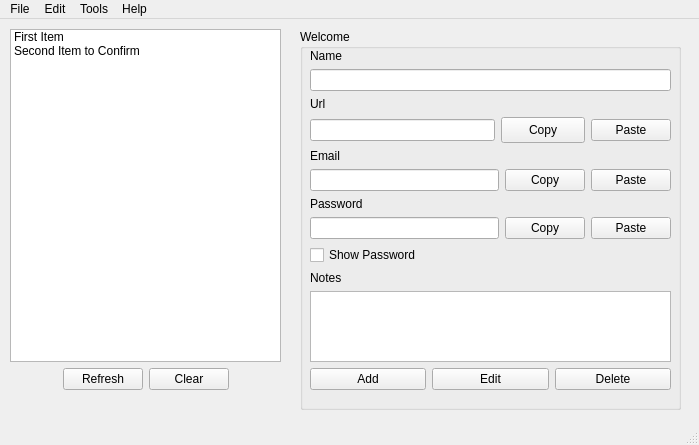
<?xml version="1.0" encoding="UTF-8"?>
<ui version="4.0">
 <class>PasswordManager</class>
 <widget class="QMainWindow" name="PasswordManager">
  <property name="geometry">
   <rect>
    <x>0</x>
    <y>0</y>
    <width>699</width>
    <height>445</height>
   </rect>
  </property>
  <property name="sizePolicy">
   <sizepolicy hsizetype="Fixed" vsizetype="Fixed">
    <horstretch>0</horstretch>
    <verstretch>0</verstretch>
   </sizepolicy>
  </property>
  <property name="minimumSize">
   <size>
    <width>699</width>
    <height>445</height>
   </size>
  </property>
  <property name="maximumSize">
   <size>
    <width>699</width>
    <height>445</height>
   </size>
  </property>
  <property name="baseSize">
   <size>
    <width>699</width>
    <height>445</height>
   </size>
  </property>
  <property name="windowTitle">
   <string>MainWindow</string>
  </property>
  <widget class="QWidget" name="centralwidget">
   <widget class="QGroupBox" name="groupBox">
    <property name="geometry">
     <rect>
      <x>300</x>
      <y>10</y>
      <width>381</width>
      <height>381</height>
     </rect>
    </property>
    <property name="title">
     <string>Welcome</string>
    </property>
    <widget class="QWidget" name="layoutWidget">
     <property name="geometry">
      <rect>
       <x>10</x>
       <y>20</y>
       <width>361</width>
       <height>341</height>
      </rect>
     </property>
     <layout class="QVBoxLayout" name="mainLayout">
      <item>
       <widget class="QLabel" name="urlLabel">
        <property name="text">
         <string>Name</string>
        </property>
       </widget>
      </item>
      <item>
       <layout class="QHBoxLayout" name="aNameLayout">
        <item>
         <widget class="QLineEdit" name="nameEntry"/>
        </item>
       </layout>
      </item>
      <item>
       <widget class="QLabel" name="websiteLabel">
        <property name="text">
         <string>Url</string>
        </property>
       </widget>
      </item>
      <item>
       <layout class="QHBoxLayout" name="bUrlLayout">
        <item>
         <widget class="QLineEdit" name="urlEntry"/>
        </item>
        <item>
         <widget class="QPushButton" name="urlCopyButton">
          <property name="minimumSize">
           <size>
            <width>84</width>
            <height>26</height>
           </size>
          </property>
          <property name="text">
           <string>Copy</string>
          </property>
         </widget>
        </item>
        <item>
         <widget class="QPushButton" name="urlPasteButton">
          <property name="text">
           <string>Paste</string>
          </property>
         </widget>
        </item>
       </layout>
      </item>
      <item>
       <widget class="QLabel" name="emailLabel">
        <property name="text">
         <string>Email</string>
        </property>
       </widget>
      </item>
      <item>
       <layout class="QHBoxLayout" name="cEmailLayout">
        <item>
         <widget class="QLineEdit" name="emailEntry"/>
        </item>
        <item>
         <widget class="QPushButton" name="emailCopyButton">
          <property name="text">
           <string>Copy</string>
          </property>
         </widget>
        </item>
        <item>
         <widget class="QPushButton" name="emailPasteButton">
          <property name="text">
           <string>Paste</string>
          </property>
         </widget>
        </item>
       </layout>
      </item>
      <item>
       <widget class="QLabel" name="passwordLabel">
        <property name="text">
         <string>Password</string>
        </property>
       </widget>
      </item>
      <item>
       <layout class="QHBoxLayout" name="dPasswordLayout">
        <item>
         <widget class="QLineEdit" name="passwordEntry"/>
        </item>
        <item>
         <widget class="QPushButton" name="passwordCopyButton">
          <property name="text">
           <string>Copy</string>
          </property>
         </widget>
        </item>
        <item>
         <widget class="QPushButton" name="passwordPasteButton">
          <property name="text">
           <string>Paste</string>
          </property>
         </widget>
        </item>
       </layout>
      </item>
      <item>
       <widget class="QCheckBox" name="passwordShowBox">
        <property name="text">
         <string>Show Password</string>
        </property>
       </widget>
      </item>
      <item>
       <widget class="QLabel" name="notesLabel">
        <property name="text">
         <string>Notes</string>
        </property>
       </widget>
      </item>
      <item>
       <widget class="QTextEdit" name="notesEntry"/>
      </item>
      <item>
       <layout class="QHBoxLayout" name="buttonLayout">
        <item>
         <widget class="QPushButton" name="addButton">
          <property name="text">
           <string>Add</string>
          </property>
         </widget>
        </item>
        <item>
         <widget class="QPushButton" name="editButton">
          <property name="text">
           <string>Edit</string>
          </property>
         </widget>
        </item>
        <item>
         <widget class="QPushButton" name="deleteButton">
          <property name="text">
           <string>Delete</string>
          </property>
         </widget>
        </item>
       </layout>
      </item>
     </layout>
    </widget>
   </widget>
   <widget class="QWidget" name="verticalLayoutWidget">
    <property name="geometry">
     <rect>
      <x>10</x>
      <y>10</y>
      <width>271</width>
      <height>361</height>
     </rect>
    </property>
    <layout class="QVBoxLayout" name="listLayout">
     <item>
      <widget class="QListWidget" name="mainList">
       <item>
        <property name="text">
         <string>First Item</string>
        </property>
       </item>
       <item>
        <property name="text">
         <string>Second Item to Confirm</string>
        </property>
       </item>
      </widget>
     </item>
     <item>
      <layout class="QHBoxLayout" name="buttonLayoutRefresh">
       <item>
        <spacer name="space01">
         <property name="orientation">
          <enum>Qt::Horizontal</enum>
         </property>
         <property name="sizeHint" stdset="0">
          <size>
           <width>40</width>
           <height>20</height>
          </size>
         </property>
        </spacer>
       </item>
       <item>
        <widget class="QPushButton" name="refreshButton">
         <property name="text">
          <string>Refresh</string>
         </property>
        </widget>
       </item>
       <item>
        <widget class="QPushButton" name="clearButton">
         <property name="text">
          <string>Clear</string>
         </property>
        </widget>
       </item>
       <item>
        <spacer name="space02">
         <property name="orientation">
          <enum>Qt::Horizontal</enum>
         </property>
         <property name="sizeHint" stdset="0">
          <size>
           <width>40</width>
           <height>20</height>
          </size>
         </property>
        </spacer>
       </item>
      </layout>
     </item>
    </layout>
   </widget>
  </widget>
  <widget class="QMenuBar" name="menubar">
   <property name="geometry">
    <rect>
     <x>0</x>
     <y>0</y>
     <width>699</width>
     <height>32</height>
    </rect>
   </property>
   <widget class="QMenu" name="menuFile">
    <property name="title">
     <string>File</string>
    </property>
    <addaction name="separator"/>
    <addaction name="actionExit"/>
   </widget>
   <widget class="QMenu" name="menuEdit">
    <property name="title">
     <string>Edit</string>
    </property>
    <addaction name="actionCopy"/>
    <addaction name="actionPaste"/>
   </widget>
   <widget class="QMenu" name="menuHelp">
    <property name="title">
     <string>Help</string>
    </property>
    <addaction name="actionAbout"/>
   </widget>
   <widget class="QMenu" name="menuTools">
    <property name="title">
     <string>Tools</string>
    </property>
    <addaction name="actionPasswordGenerator"/>
   </widget>
   <addaction name="menuFile"/>
   <addaction name="menuEdit"/>
   <addaction name="menuTools"/>
   <addaction name="menuHelp"/>
  </widget>
  <widget class="QStatusBar" name="statusbar"/>
  <action name="actionExit">
   <property name="text">
    <string>Exit</string>
   </property>
   <property name="statusTip">
    <string>Exit, Such Simple</string>
   </property>
   <property name="shortcut">
    <string>Ctrl+Q</string>
   </property>
  </action>
  <action name="actionAbout">
   <property name="text">
    <string>About</string>
   </property>
   <property name="statusTip">
    <string>About the Program</string>
   </property>
   <property name="shortcut">
    <string>F1</string>
   </property>
  </action>
  <action name="actionPasswordGenerator">
   <property name="text">
    <string>Password Generator</string>
   </property>
   <property name="statusTip">
    <string>Generate Password</string>
   </property>
  </action>
  <action name="actionCopy">
   <property name="text">
    <string>Copy</string>
   </property>
   <property name="statusTip">
    <string>Copy From Field</string>
   </property>
   <property name="shortcut">
    <string>Ctrl+C</string>
   </property>
  </action>
  <action name="actionCut">
   <property name="text">
    <string>Cut</string>
   </property>
   <property name="statusTip">
    <string/>
   </property>
   <property name="shortcut">
    <string>Ctrl+X</string>
   </property>
  </action>
  <action name="actionPaste">
   <property name="text">
    <string>Paste</string>
   </property>
   <property name="statusTip">
    <string>Paste into Field</string>
   </property>
   <property name="shortcut">
    <string>Ctrl+V</string>
   </property>
  </action>
 </widget>
 <resources/>
 <connections/>
</ui>
